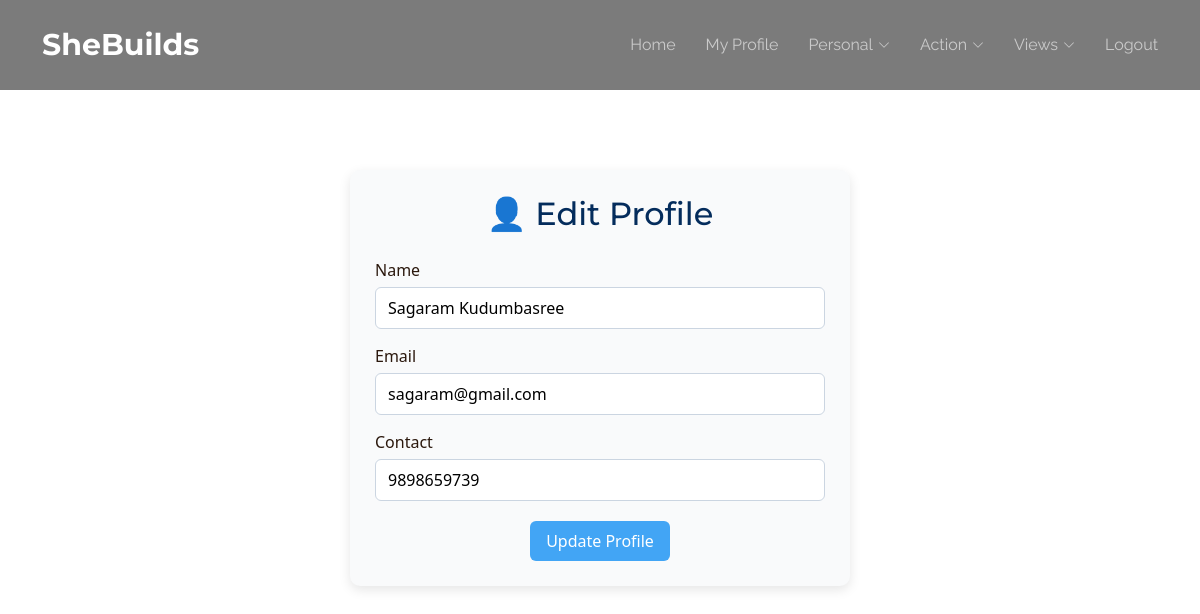
The page /Kudumbasree/EditProfile/ (signed in) on the database its author committed.
### Guest/models.py (models this page shows)
class tbl_kudumbasree(models.Model):
    kudumbasree_name=models.CharField(max_length=30)
    kudumbasree_email=models.CharField(max_length=30)
    kudumbasree_contact=models.CharField(max_length=30)
    kudumbasree_password=models.CharField(max_length=30)
    kudumbasree_status=models.IntegerField(default=0)
    localplace=models.ForeignKey(tbl_localplace,on_delete=models.CASCADE)
    authority=models.ForeignKey(tbl_authority,on_delete=models.CASCADE)
    authorityward=models.ForeignKey(tbl_authorityward,on_delete=models.CASCADE)

### Kudumbasree/views.py (the view)
# urls.py: path('EditProfile/',views.EditProfile,name='EditProfile'),
def EditProfile(request):
    editdata=tbl_kudumbasree.objects.get(id=request.session['kid'])
    if request.method=="POST":
        name=request.POST.get('txt_name')
        email=request.POST.get('txt_email')
        contact=request.POST.get('txt_num')
        address=request.POST.get('txt_address')
        editdata.kudumbasree_name=name
        editdata.kudumbasree_email=email
        editdata.kudumbasree_contact=contact
        editdata.kudumbasree_address=address
        editdata.save()
        return render(request,'Kudumbasree/EditProfile.html',{'msg':'Updated'})
    else:
        return render(request,'Kudumbasree/EditProfile.html',{'editdata':editdata})
    return render(request,'Kudumbasree/EditProfile.html')

### Kudumbasree/Templates/Kudumbasree/EditProfile.html (shortened to what this page needs)
{% extends 'Kudumbasree/Header.html' %}
{% block content %}
<div class="page-container">
    <h2>👤 Edit Profile</h2>
    <form action="" method="post" class="profile-form">
        <div class="form-group">
            <label>Name</label>
            <input type="text" name="txt_name" value="{{ editdata.kudumbasree_name }}" placeholder="Enter your name" required>
        </div>
        <div class="form-group">
            <label>Email</label>
            <input type="email" name="txt_email" value="{{ editdata.kudumbasree_email }}" placeholder="Enter your email" required>
        </div>
        <div class="form-group">
            <label>Contact</label>
            <input type="text" name="txt_num" value="{{ editdata.kudumbasree_contact }}" placeholder="Enter your contact number" required>
        </div>
        <div class="form-actions">
            <button type="submit" class="btn-submit">Update Profile</button>
        </div>
    </form>
</div>
{% endblock %}

### Guest/static/Main/assets/css/main.css (style rules this page uses)
:root { --default-font: "Roboto", system-ui, -apple-system, "Segoe UI", Roboto, "Helvetica Neue", Arial, "Noto Sans", "Liberation Sans", sans-serif, "Apple Color Emoji", "Segoe UI Emoji", "Segoe UI Symbol", "Noto Color Emoji"; --heading-font: "Montserrat", sans-serif; --nav-font: "Raleway", sans-serif; }
:root { --background-color: #ffffff; --default-color: #2b180d; --heading-color: #1b2f45; --accent-color: #56b8e6; --surface-color: #ffffff; --contrast-color: #ffffff; }
:root { --nav-color: rgba(255, 255, 255, 0.6); --nav-hover-color: #ffffff; --nav-mobile-background-color: #ffffff; --nav-dropdown-background-color: #ffffff; --nav-dropdown-color: #212529; --nav-dropdown-hover-color: #56b8e6; }
:root { scroll-behavior: smooth; }
body { color: var(--default-color); background-color: var(--background-color); font-family: var(--default-font); }
h1, h2, h3, h4, h5, h6 { color: var(--heading-color); font-family: var(--heading-font); }

### Kudumbasree/Templates/Kudumbasree/EditProfile.html (style rules this page uses)
.page-container { max-width: 500px; margin: 40px auto; padding: 25px; background: #f9fafb; border-radius: 10px; box-shadow: 0 4px 12px rgba(0,0,0,0.1); font-family: 'Segoe UI', Tahoma, Geneva, Verdana, sans-serif; }
h2 { text-align: center; color: #042c5c; margin-bottom: 25px; }
.form-group { margin-bottom: 15px; }
.form-group label { display: block; font-weight: 500; margin-bottom: 5px; }
.form-group input { width: 100%; padding: 8px 12px; border-radius: 6px; border: 1px solid #cbd5e1; font-size: 1rem; }
.form-actions { text-align: center; margin-top: 20px; }
.btn-submit { background-color: #42a5f5; color: #fff; padding: 8px 16px; border: none; border-radius: 6px; cursor: pointer; }

### rows shown on the page
tbl_kudumbasree: txt_name "Sagaram Kudumbasree", txt_email "sagaram@gmail.com", txt_num "9898659739"
